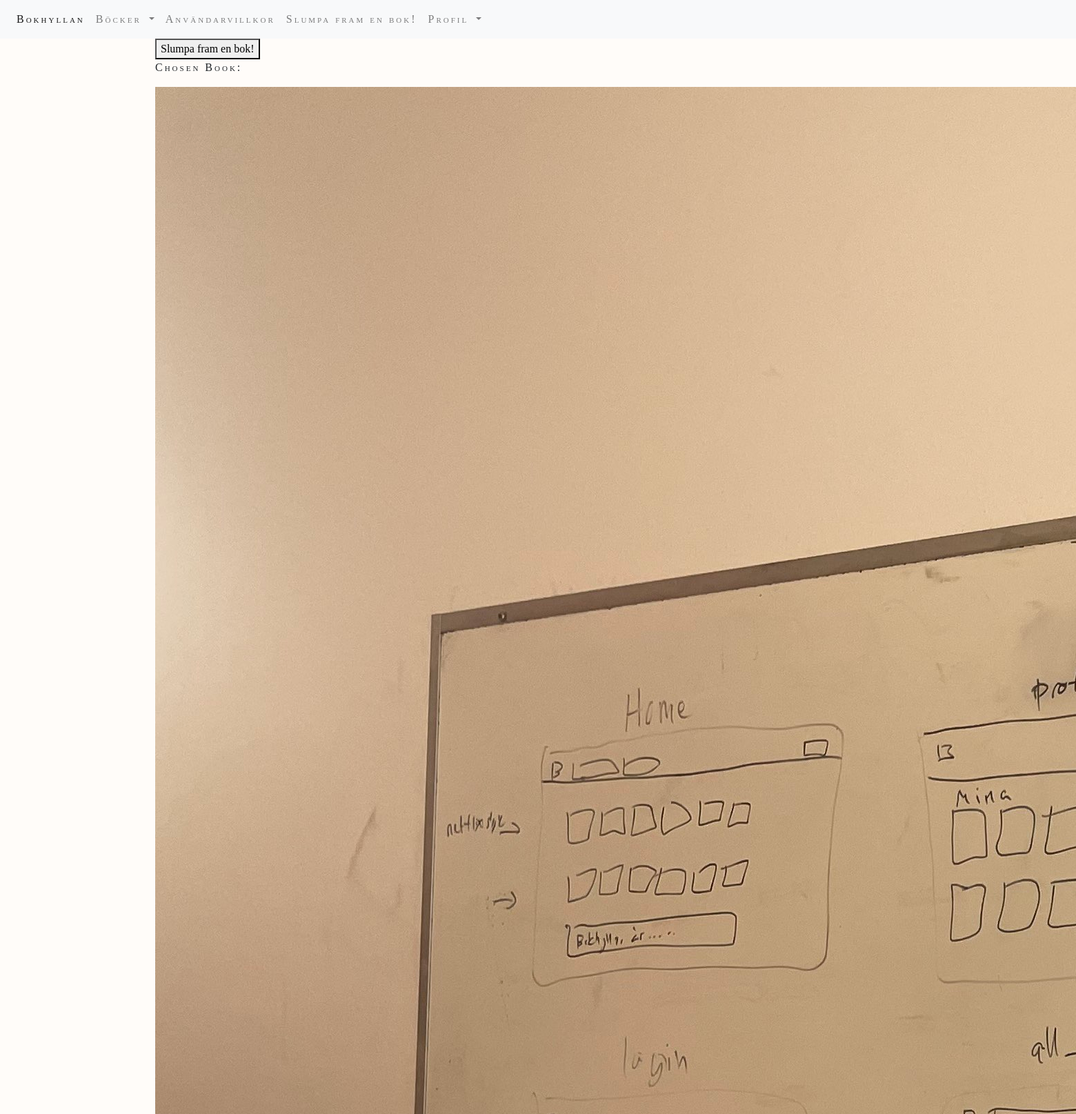
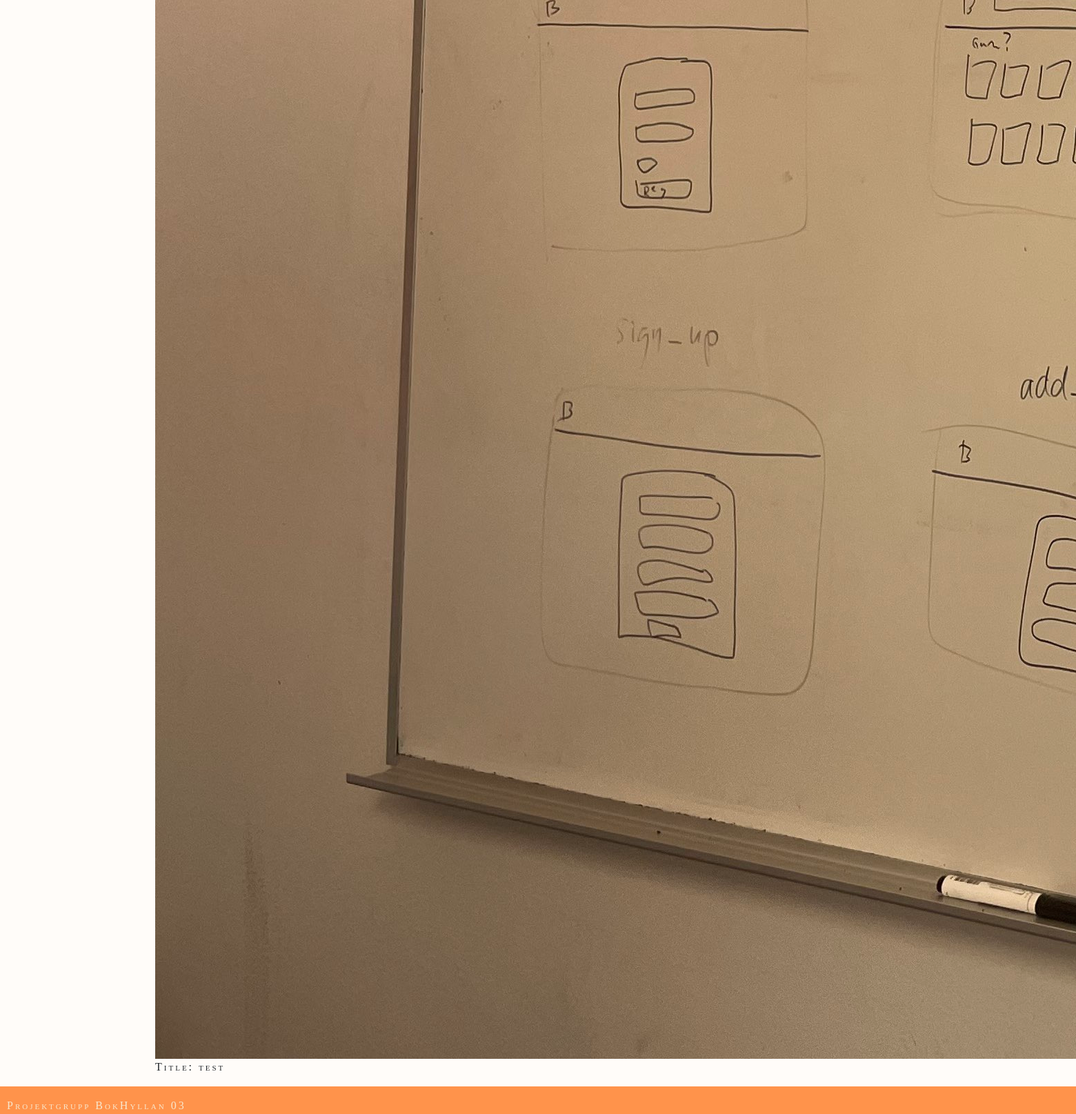
The app's page /random-book (signed in) with its own data (2 pictures, top to bottom).
### website/models.py (models this page shows)
class Book(db.Model):
    id = db.Column(db.Integer, primary_key=True)
    title = db.Column(db.String(150))
    author = db.Column(db.String(150))
    isbn = db.Column(db.String(150))
    review = db.Column(db.String(30000))
    user_id = db.Column(db.Integer, db.ForeignKey('user.id'))
    cover_pic = db.Column(db.String())

### website/views.py (the view)
@views.route('/random-book')
@login_required
def random_book():
    books = Book.query.all()
    if not books:
        flash('No books available.', category='error')
        return redirect(url_for('views.home'))
    random_book = random.choice(books)
    book_data = {
        'title': random_book.title,
        'author': random_book.author,
        'cover_pic': random_book.cover_pic
    }
    return render_template('random_book.html', user=current_user, book=book_data)

### website/templates/random_book.html (shortened to what this page needs)
{% extends 'base.html' %}
{% block content %}
  <button id="refresh-btn">Slumpa fram en bok!</button>
  <div id="chosen-book">
    <p>Chosen Book:</p>
    <div id="book-info">
      {% if book.cover_pic %}
        <img src="{{ url_for('static', filename=book.cover_pic) }}" alt="Book Cover">
      {% endif %}
      <p>Title: {{ book.title }}</p>
      <p>Author: {{ book.author }}</p>
    </div>
  </div>
{% endblock %}

### website/static/styles/style.css (style rules this page uses)
body { background-color:#fffcf9; font-family: "Palatino Linotype", "Book Antiqua", Palatino, serif; font-variant: small-caps; letter-spacing: 3px; }

### records on screen
Book: cover_pic (picture), title "test"
